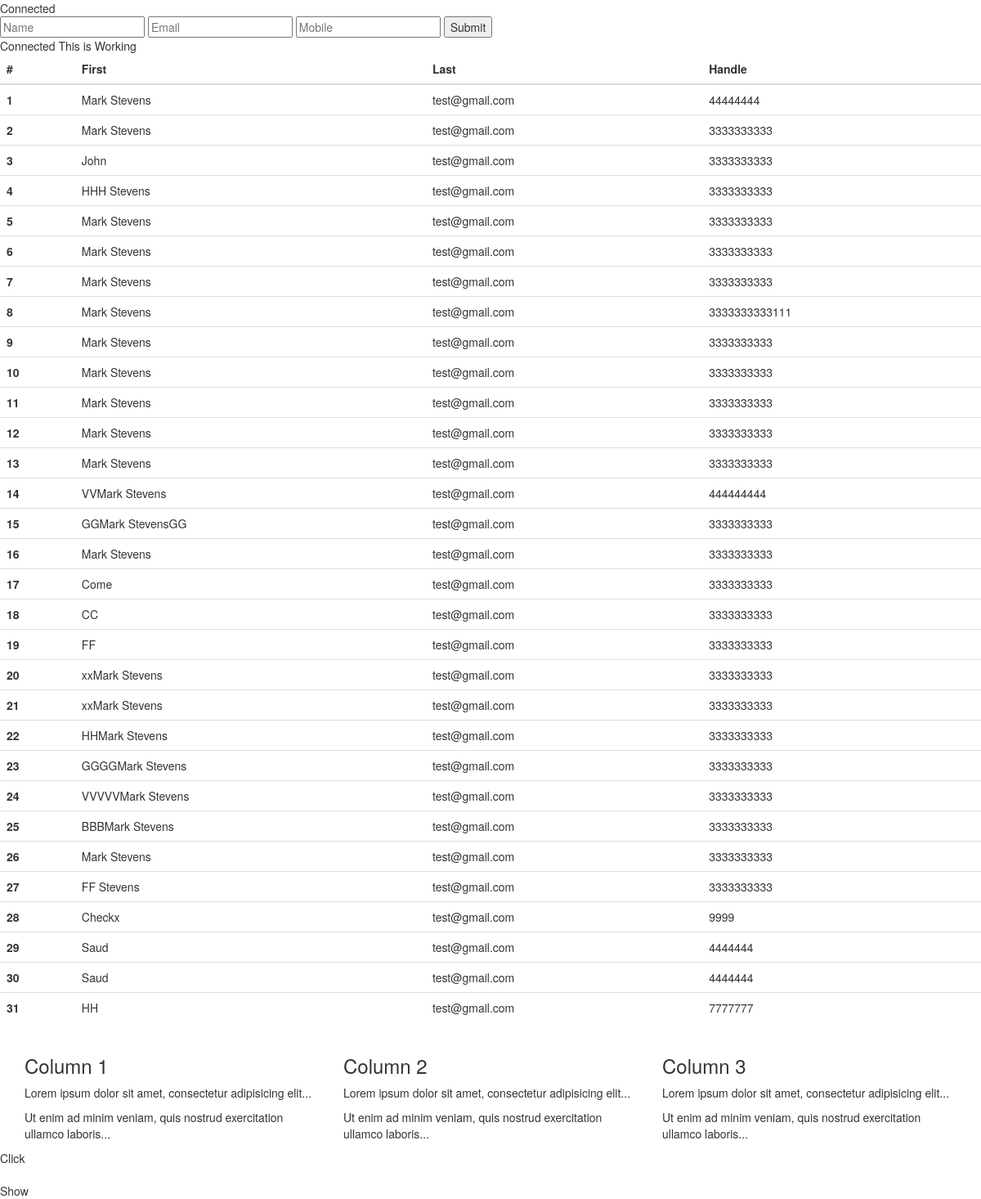
The app's page /old-index.php with its own data.
### tables this page shows
CREATE TABLE `raiyyan` (
  `id` int(225) NOT NULL,
  `name` varchar(225) NOT NULL,
  `email` varchar(225) NOT NULL,
  `mobile` varchar(225) NOT NULL
);

### old-index.php (the view, shortened to what this page needs)
<!DOCTYPE html>
<html lang="en">
<head>
  <link rel="stylesheet" href="https://maxcdn.bootstrapcdn.com/bootstrap/3.4.1/css/bootstrap.min.css">
</head>
<body>
<?php
include('db.php');
 ?>
<form action="" method="POST">
<input type="text" name="name" id="fname" placeholder="Name">
<input type="email" name="email" id="femail" placeholder="Email">
<input type="text" name="mobile" id="fmobile" placeholder="Mobile">
<input type="submit" name="submit" id="savebtn" value="Submit">
</form>
<table class="table">
  <thead>
    <tr>
      <th scope="col">#</th>
      <th scope="col">First</th>
      <th scope="col">Last</th>
      <th scope="col">Handle</th>
    </tr>
  </thead>
  <tbody>
<?php
include ('db.php');
$viewtdata = "SELECT * FROM raiyyan";
$query = mysqli_query($con, $viewtdata);
while ($result = mysqli_fetch_assoc($query)) { ?>
    <tr>
      <th scope="row"><?php echo $result['id']; ?></th>
      <td><?php echo $result['name']; ?></td>
      <td><?php echo $result['email']; ?></td>
      <td><?php echo $result['mobile']; ?></td>
    </tr>
<?php }
 ?>
  </tbody>
</table>
<div class="container">
  <div class="row">
    <div class="col-sm-4">
      <h3>Column 1</h3>
      <p>Lorem ipsum dolor sit amet, consectetur adipisicing elit...</p>
      <p>Ut enim ad minim veniam, quis nostrud exercitation ullamco laboris...</p>
    </div>
    <div class="col-sm-4">
      <h3>Column 2</h3>
      <p>Lorem ipsum dolor sit amet, consectetur adipisicing elit...</p>
      <p>Ut enim ad minim veniam, quis nostrud exercitation ullamco laboris...</p>
    </div>
    <div class="col-sm-4">
      <h3>Column 3</h3>
      <p>Lorem ipsum dolor sit amet, consectetur adipisicing elit...</p>
      <p>Ut enim ad minim veniam, quis nostrud exercitation ullamco laboris...</p>
    </div>
  </div>
</div>
 <div class="cl">Click</div>
 <br>
 <div class="show">Show</div>
</body>
</html>

### records on screen
raiyyan: id "1", name "Mark Stevens", email "test@gmail.com", mobile "44444444"
raiyyan: id "2", name "Mark Stevens", email "test@gmail.com", mobile "3333333333"
raiyyan: id "3", name "John", email "test@gmail.com", mobile "3333333333"
raiyyan: id "4", name "HHH Stevens", email "test@gmail.com", mobile "3333333333"
raiyyan: id "5", name "Mark Stevens", email "test@gmail.com", mobile "3333333333"
raiyyan: id "6", name "Mark Stevens", email "test@gmail.com", mobile "3333333333"
raiyyan: id "7", name "Mark Stevens", email "test@gmail.com", mobile "3333333333"
raiyyan: id "8", name "Mark Stevens", email "test@gmail.com", mobile "3333333333111"
raiyyan: id "9", name "Mark Stevens", email "test@gmail.com", mobile "3333333333"
raiyyan: id "10", name "Mark Stevens", email "test@gmail.com", mobile "3333333333"
raiyyan: id "11", name "Mark Stevens", email "test@gmail.com", mobile "3333333333"
raiyyan: id "12", name "Mark Stevens", email "test@gmail.com", mobile "3333333333"
raiyyan: id "13", name "Mark Stevens", email "test@gmail.com", mobile "3333333333"
raiyyan: id "14", name "VVMark Stevens", email "test@gmail.com", mobile "444444444"
raiyyan: id "15", name "GGMark StevensGG", email "test@gmail.com", mobile "3333333333"
raiyyan: id "16", name "Mark Stevens", email "test@gmail.com", mobile "3333333333"
raiyyan: id "17", name "Come", email "test@gmail.com", mobile "3333333333"
raiyyan: id "18", name "CC", email "test@gmail.com", mobile "3333333333"
raiyyan: id "19", name "FF", email "test@gmail.com", mobile "3333333333"
raiyyan: id "20", name "xxMark Stevens", email "test@gmail.com", mobile "3333333333"
raiyyan: id "21", name "xxMark Stevens", email "test@gmail.com", mobile "3333333333"
raiyyan: id "22", name "HHMark Stevens", email "test@gmail.com", mobile "3333333333"
raiyyan: id "23", name "GGGGMark Stevens", email "test@gmail.com", mobile "3333333333"
raiyyan: id "24", name "VVVVVMark Stevens", email "test@gmail.com", mobile "3333333333"
raiyyan: id "25", name "BBBMark Stevens", email "test@gmail.com", mobile "3333333333"
raiyyan: id "26", name "Mark Stevens", email "test@gmail.com", mobile "3333333333"
raiyyan: id "27", name "FF Stevens", email "test@gmail.com", mobile "3333333333"
raiyyan: id "28", name "Checkx", email "test@gmail.com", mobile "9999"
raiyyan: id "29", name "Saud", email "test@gmail.com", mobile "4444444"
raiyyan: id "30", name "Saud", email "test@gmail.com", mobile "4444444"
raiyyan: id "31", name "HH", email "test@gmail.com", mobile "7777777"
